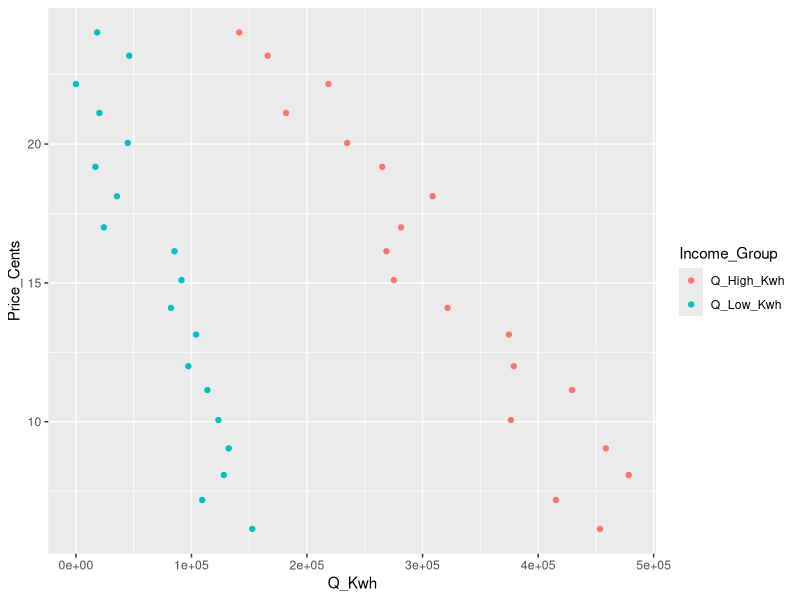

Source code (R):
## ---- chunk 1
knitr::opts_chunk$set(warning = FALSE, message = FALSE)

library(here)
library(tidyverse)
library(kableExtra)
## ---- chunk 2
#Loading in the data and baselines

data <- read_csv(here("HW3_data.csv"))[,-1] #upload and drop first column

#agg demand to new table
data_agg <- data %>% 
  mutate(Agg_Q = Q_Low_Kwh + Q_High_Kwh)

#est constants
price_e = .10 #cents/kWh
scc = 51 # dollar price/metric_ton 1000 kg
emis_lb_per_kwh = .85 #lbs CO2/kWh
emis_kg_per_kwh = emis_lb_per_kwh * 0.45359237 #kgs CO2/kWh

#linear regression for functions
low_lm <- lm(Price_Cents ~ Q_Low_Kwh, data = data)
high_lm <-lm(Price_Cents ~ Q_High_Kwh, data = data)

high_dem <- function(price){  
  demand = high_lm$coefficients[2]*price + high_lm$coefficients[1]
}

low_dem <- function(price){  
  demand = low_lm$coefficients[2]*price + low_lm$coefficients[1]
}

agg_dem <- function(price){
  demand = high_dem(price) + low_dem(price)
}

#linear regression for functions inverses
low_lm <- lm(Q_Low_Kwh ~ Price_Cents, data = data)
high_lm <-lm(Q_High_Kwh ~ Price_Cents, data = data)

high_dem_inv <- function(quantity){  
  demand = high_lm$coefficients[2]*quantity + high_lm$coefficients[1]
}

low_dem_inv <- function(quantity){  
  demand = low_lm$coefficients[2]*quantity + low_lm$coefficients[1]
}
## ---- chunk 3
mec = emis_kg_per_kwh * scc / 1000 #mec of on kWh electricity
## ---- chunk 4
quant_e <- agg_dem(price_e)
supply_slope <- quant_e/price_e

sup <- function(price){
  quantity = suplly_slope * price
}

sup_inv <- function(quantity){
  price = quantity/supply_slope
}
## ---- chunk 5
data_piv <- pivot_longer(data, !Price_Cents, names_to = "Income_Group", values_to = "Q_Kwh") #pivot table to create column for districts (populated by four districts)

ggplot(data = data_piv, aes(x = Q_Kwh, y = Price_Cents)) +
  geom_point(aes(color = Income_Group))
